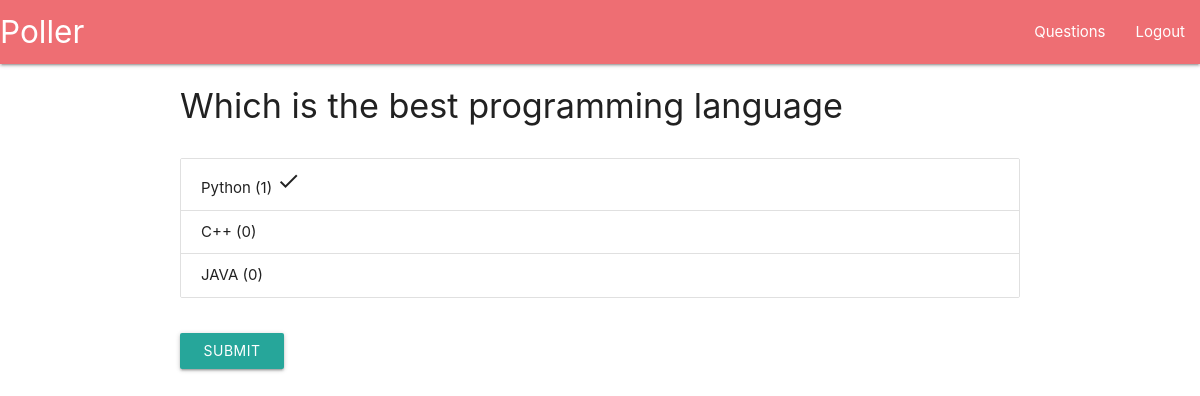
Screenshot of /question/Which-is-the-best-programming-language (signed in) with the database file from the repository.
### main/models.py (models this page shows, shortened)
class Question(models.Model):
    slug = models.SlugField()
    content = models.CharField(max_length = 1024)

class Choice(models.Model):
    question = models.ForeignKey('Question',on_delete = models.CASCADE)
    content = models.CharField(max_length = 256)
    @property #property decorator we need not to call the function
    def answer_count(self):
            return Answer.objects.filter(
            question=self.question,
            choice = self
            ).count()

### main/views.py (the view, shortened to what this page needs)
# urls.py: path('question/<slug>',login_required(views.Question.as_view()), name ='question')
class Question(PermissionRequiredMixin, BaseDetailView,FormView):
  model = models.Question
  template_name = 'main/components/question.html'
  form_class = forms.AnswerForm
  permission_required = 'add_answer'
  def get_context_data(self,**kwargs):
      data = super().get_context_data(**kwargs)
      data['answer'] = models.Answer.objects.get(
          question = self.get_object(),
          user = self.request.user
      )
      return data
  def get(self, request,*args, **kwargs):
     self.object = self.get_object()
     context = self.get_context_data(object=self.object)
     return self.render_to_response(context)

### templates/main/components/question.html (shortened to what this page needs)
{% extends 'auth/base.html' %}
{% block content %}
{% include 'main/components/navbar.html' %}
<div class="container">
<div class="row">
    <h4>{{ question.content }}</h4>
</div>
<form action="" method="POST">
  <div class="row">
      <div class="col-6">
          <div class="collection">
            {% for choice in question.choice_set.all %}
             <div class="collection-item">
               {% if answer %}
                  {{choice.content}} ({{choice.answer_count}})
                  {% if answer.choice.id == choice.id %}
                    <i class="material-icons">check</i>
                  {% endif %}
               {% else %}
                 <label>
                    <input class="with-gap" name="choice" type="radio" value="{{choice.id}}" />
                    <span>{{ choice.content }}</span>
                 </label>
               {% endif %}
             </div>
            {% endfor %}
          </div>
      </div>
  </div>
 {% if answer %}
 <div class="row">
     <button class="btn waves-effect waves-light" type="submit" name="action">
         Submit
     </button>
   </div>
 {% endif %}
</form>
</div>
{% endblock %}

### rows the page displays
Question: content "Which is the best programming language"
Choice: content "Python", answer_count "1"
Choice: content "C++", answer_count "0"
Choice: content "JAVA", answer_count "0"
